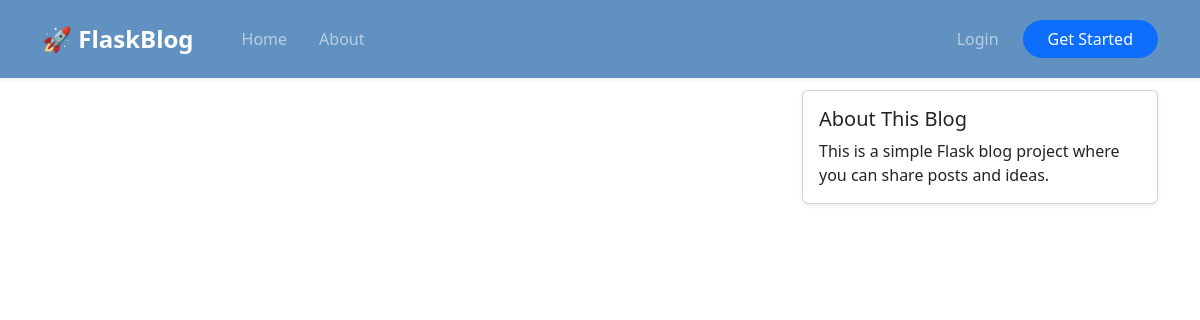
Before: / with the older database file.
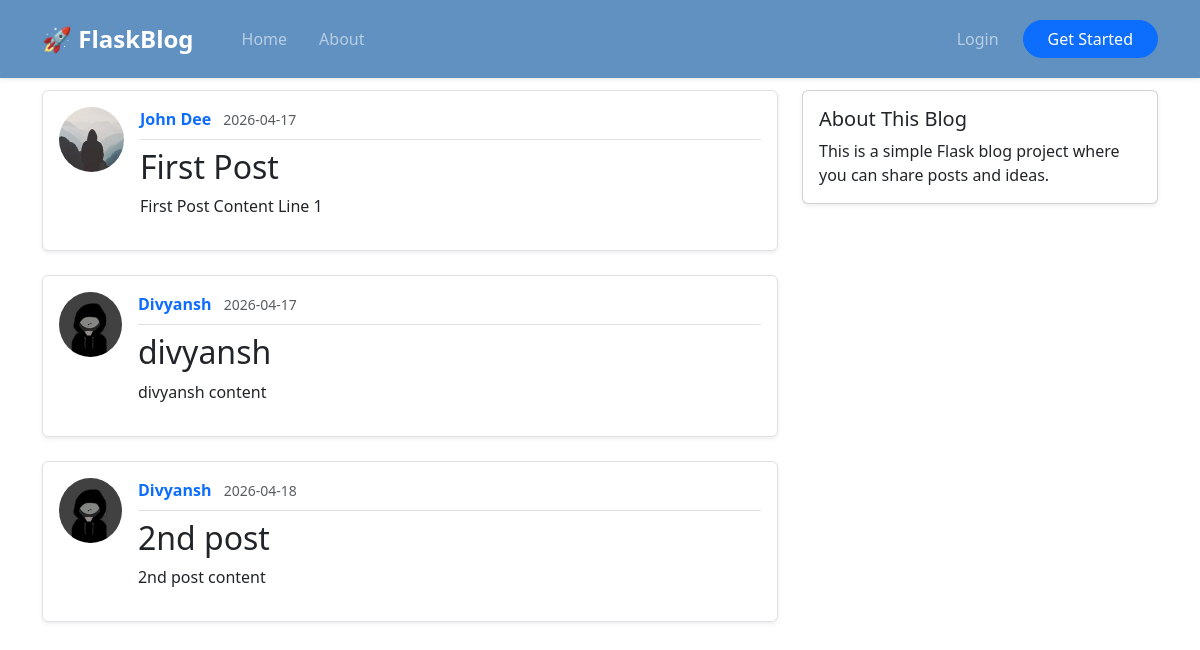
After: the same page with the newer database file.
### flaskblog/models.py (models this page shows, shortened)
class Post(db.Model):
    id = db.Column(db.Integer, primary_key=True)
    title = db.Column(db.String(100), nullable=False)
    date_posted = db.Column(db.DateTime, nullable=False, default=datetime.utcnow)
    content = db.Column(db.Text, nullable=False)
    user_id = db.Column(db.Integer, db.ForeignKey('user.id'), nullable=False)

class User(db.Model, UserMixin):
    id = db.Column(db.Integer, primary_key=True)
    username = db.Column(db.String(20), unique=True, nullable=False)
    email = db.Column(db.String(120), unique=True, nullable=False)
    image_file = db.Column(db.String(20), nullable=False, default='default.jpg')
    password = db.Column(db.String(60), nullable=False)
    posts = db.relationship('Post', backref='author', lazy=True)

### flaskblog/routes.py (the view)
@app.route('/')
def home():
    posts = Post.query.all()
    return render_template('home.html', title='Home', posts=posts)

### flaskblog/templates/home.html
{% extends "base.html" %}
{% block content %}
<div class="container mt-4">
    <div class="row">
        <div class="col-md-8">
{% for post in posts %}
<article class="media content-section p-3 mb-4 shadow-sm border rounded bg-white">
    <div class="d-flex">
        <img class="rounded-circle article-img me-3"
             src="{{ url_for('static', filename='profile_pics/' + post.author.image_file) }}"
             style="width:65px; height:65px;"
             alt="Profile Picture">
        <div class="media-body w-100">
            <div class="article-metadata border-bottom pb-2 mb-2">
                <a class="me-2 text-primary fw-bold text-decoration-none"
                   href="#">
                   {{ post.author.username }}
                </a>
                <small class="text-muted">
                    {{ post.date_posted.strftime('%Y-%m-%d') }}
                </small>
            </div>
            <h2>
                <a class="article-title text-dark text-decoration-none"
                   href="{{ url_for('post', post_id=post.id) }}">
                   {{ post.title }}
                </a>
            </h2>
            <p class="article-content">
                {{ post.content }}
            </p>
        </div>
    </div>
</article>
{% endfor %}
        </div>
        <div class="col-md-4">
            <div class="card shadow-sm">
                <div class="card-body">
                    <h5 class="card-title">About This Blog</h5>
                    <p class="card-text">
                        This is a simple Flask blog project where you can share posts and ideas.
                    </p>
                </div>
            </div>
        </div>
    </div>
</div>
{% endblock %}

### flaskblog/templates/base.html (shortened to what this page needs)
<!doctype html>
<html lang="en">
  <head>
    <link
      href="https://cdn.jsdelivr.net/npm/bootstrap@5.3.8/dist/css/bootstrap.min.css"
      rel="stylesheet"
    />
    <link
      rel="stylesheet"
      href="{{ url_for('static', filename='base.css') }}"
    />
  </head>
  <body>
    <header class="site-header">
      <nav
        class="navbar navbar-expand-lg navbar-dark bg-dark shadow-sm fixed-top py-3"
      >
        <div class="container">
          <a class="navbar-brand fw-bold fs-4" href="/"> 🚀 FlaskBlog </a>
          <div class="collapse navbar-collapse" id="navbarToggle">
            <div class="navbar-nav me-auto ms-3">
              <a class="nav-link px-3" href="/">Home</a>
              <a class="nav-link px-3" href="/about">About</a>
            </div>
            <div class="navbar-nav align-items-center">
              {% if current_user.is_authenticated %}
              <a class="nav-link px-3" href="{{ url_for('new_post') }}">Create Post</a>
              <a class="nav-link px-3" href="{{ url_for('account') }}">account</a>
              <a class="nav-link px-3" href="{{ url_for('logout') }}">Logout</a>
              {% else %}
              <a class="nav-link px-3" href="/login">Login</a>
              <a
                class="btn btn-primary rounded-pill px-4 ms-2"
                href="{{ url_for('register') }}"
              >
                Get Started
              </a>
              {% endif %}
            </div>
          </div>
        </div>
      </nav>
    </header>
    {% block content %}
    {% endblock %}
  </body>
</html>

### flaskblog/static/base.css (style rules this page uses)
body { padding-top: calc(56px + 10px); }
.nav-link { transition: all 0.3s ease; }
.bg-dark { --bs-bg-opacity: 1; background-color: rgb(97 145 193) !important; }
.navbar { backdrop-filter: blur(10px); }

Changed rows visible on the page:
added Post: image_file (picture), author.username "John Dee", date_posted "2026-04-17", title "First Post", content "First Post Content Line 1"
added Post: image_file (picture), author.username "Divyansh", date_posted "2026-04-17", title "divyansh", content "divyansh content"
added Post: image_file (picture), author.username "Divyansh", date_posted "2026-04-18", title "2nd post", content "2nd post content"
